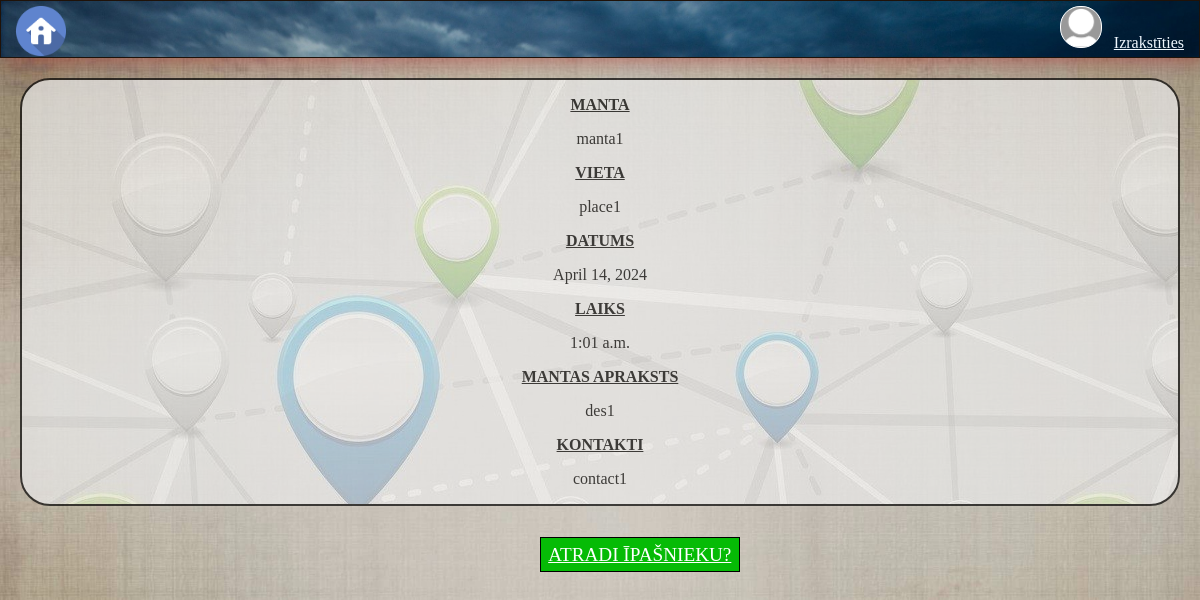
Page /profile/my_found_things/active/1/ (signed in) on the committed database.
### users/models.py (models this page shows, shortened)
class Profile(models.Model):
    user=models.OneToOneField(User,on_delete=models.CASCADE)
    image=models.ImageField(default='default.jpg',upload_to='profile_pics')

### lost/models.py (models this page shows, shortened)
class itemfound(models.Model):
    product_title = models.CharField(max_length=100)
    place = models.TextField(default='Found this item near ..')
    date = models.DateField()
    time=models.TimeField()
    description = models.TextField()
    contactme = models.CharField(max_length=150,default='email')
    username=models.CharField(max_length=100,blank=True,default='NULL')

### users/views.py (the view)
# urls.py: path('profile/my_found_things/active/<int:id>/',specific_post_view,name='specific-post-view-f'),
def specific_post_view(request,id):
    obj=get_object_or_404(itemfound,id=id)
    return render(request,"specific_post_found.html",{"data":obj})

### templates/specific_post_found.html (shortened to what this page needs)
{%include 'base.html'%}
{%include 'header.html'%}
{% load static %}
<div class="list1 common">
    <p><u><b>MANTA</b></u></p>
    <p> {{data.product_title}}</p>
    <p><u><b>VIETA</b></u></p>
    <p>{{data.place}}</p>
    <p><u><b>DATUMS</b></u></p>
    <p>{{data.date}}</p>
    <p><u><b>LAIKS</b></u></p>
    <p>{{data.time}}</p>
    <p><u><b>MANTAS APRAKSTS</b></u></p>
    <p>{{data.description}}</p>
    <p><u><b>KONTAKTI</b></u></p>
    <p>{{data.contactme}}</p>
</div>
<a href="delete/" class="smalllinks">ATRADI ĪPAŠNIEKU?</a>

### templates/header.html
{% load static %}
<header><div class="border">
    <a href="https://www.iiitb.ac.in/" target="_blank">
    <a href="/">
        <img src="{%static '/css/images/home.png'%}" alt="home-icon" class="icon" width="50px" align="left" style="margin-left:1%;padding-bottom: 0%;"></a>
    <div align="right">
        {% if user.is_authenticated %}
            <a href="/profile/" style="margin-bottom: 0%;"><img src="{{ user.profile.image.url }}" alt="profile" width="40px" class="icon" style="border: 1px solid white;border-radius: 20px;background-color: aliceblue;"></a>&nbsp;&nbsp;
            <a href="/logout/" class="links" style="color: aliceblue;">Izrakstīties</a> &nbsp;&nbsp;
        {% else %}
            <a href="/login/" class="links" style="color: aliceblue;">Pievienoties</a> &nbsp;&nbsp;
            <a href="/register/" class="links" style="color: aliceblue;">Reģistrēties</a> &nbsp;&nbsp;
            <br><br><br>
        {% endif %}
    </div>
    </div>
</header>

### static/css/style.css (style rules this page uses)
body { margin:0px; padding:0px; background-color: whitesmoke ; background-size:100%; background-image: url("images/background_header.jpg"); }
header { background-image: url("images/header.jpg"); border:1px solid #1f1209; padding:5px 3px 5px 3px; background-size: 100%; }
.common { margin: 20px; text-align: center; font-family: serif; color: black; border: 2px solid black; opacity: 0.7; transition: box-shadow 0.4s; background-image: url("images/background2.jpg"); border-radius: 30px; cursor: pointer; }
a:link { color:#ffffff ; }
.smalllinks { font-size: 120%; border: 1px solid black; padding: 0.5% 0.6%; margin-left: 45%; background-color: #06bb06; }

### rows in the picture
itemfound: product_title "manta1", place "place1", date "April 14, 2024", time "1:01 a.m.", description "des1", contactme "contact1"
